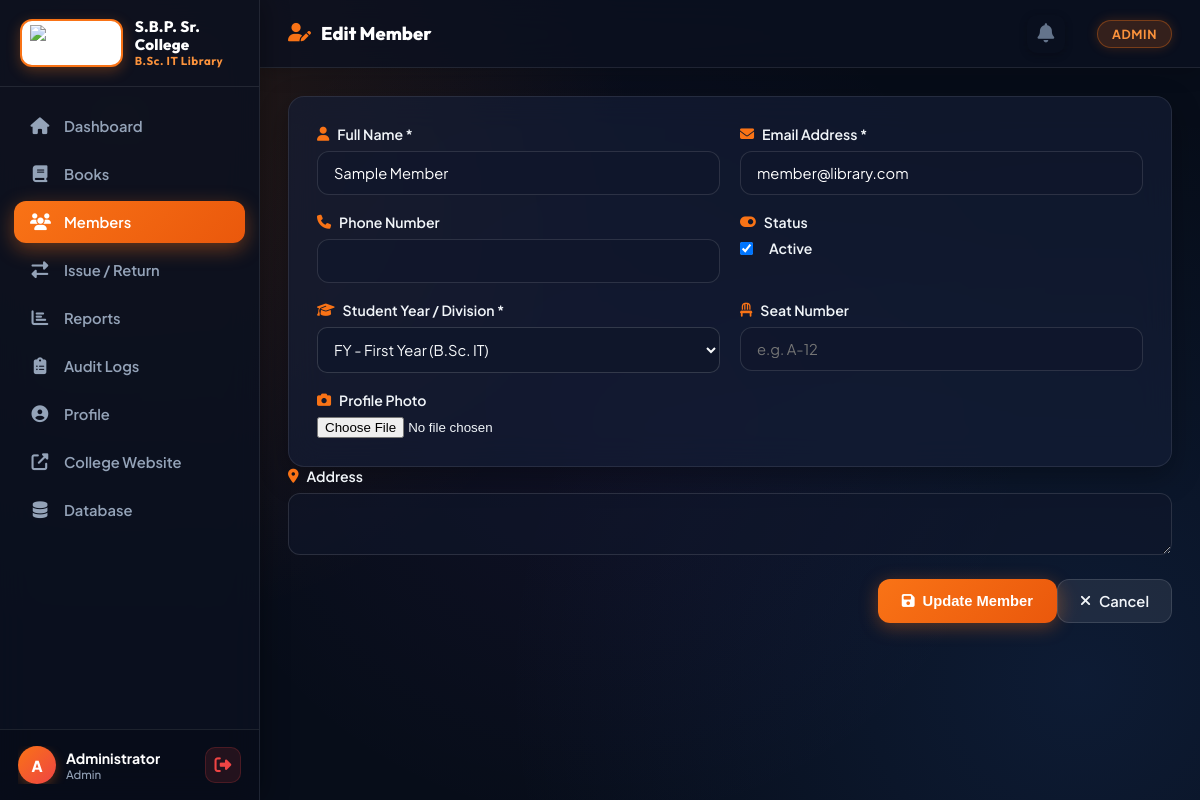
The app's page /members/edit/2 (signed in) with its own data.
### tables this page shows
CREATE TABLE users (
            id INTEGER PRIMARY KEY AUTOINCREMENT,
            name TEXT NOT NULL,
            email TEXT UNIQUE NOT NULL,
            password TEXT NOT NULL,
            role TEXT DEFAULT 'member',
            phone TEXT,
            address TEXT,
            membership_date TEXT DEFAULT CURRENT_DATE,
            is_active INTEGER DEFAULT 1,
            profile_photo TEXT,
            seat_number TEXT
        , year_division TEXT DEFAULT 'FY (First Year B.Sc. IT)');

### app.py (the view, shortened to what this page needs)
@app.route('/members/edit/<int:member_id>', methods=['GET', 'POST'])
@admin_required
def edit_member(member_id):
    conn = get_db()
    member = conn.execute('SELECT * FROM users WHERE id = ? AND role = ?', (member_id, 'member')).fetchone()
    if not member:
        flash('Member not found.', 'danger')
        conn.close()
        return redirect(url_for('members'))
    conn.close()
    return render_template('edit_member.html', member=member)

### app.py (called while the page is built, shortened)
def get_db():
    conn = sqlite3.connect(DATABASE)
    conn.row_factory = sqlite3.Row
    return conn

def admin_required(f):
    @wraps(f)
    def decorated(*args, **kwargs):
        if 'user_id' not in session:
            flash('Please login to continue.', 'warning')
            return redirect(url_for('login'))
        if session.get('role') != 'admin':
            flash('Admin access required.', 'danger')
            return redirect(url_for('dashboard'))
        return f(*args, **kwargs)
    return decorated

@app.context_processor
def inject_notifications():
    if 'user_id' in session:
        conn = get_db()
        today = datetime.today().strftime('%Y-%m-%d')
        notifs = conn.execute("SELECT * FROM notifications WHERE user_id = ? AND is_read = 0 ORDER BY id DESC LIMIT 5", (session['user_id'],)).fetchall()
        unread_count = len(notifs)
        conn.close()
        return dict(notifications=notifs, unread_count=unread_count)
    return dict(notifications=[], unread_count=0)

### templates/edit_member.html (shortened to what this page needs)
{% extends 'base.html' %}
{% block page_title %}<i class="fas fa-user-edit"></i> Edit Member{% endblock %}
{% block content %}
<div class="form-card">
    <form method="POST" class="lms-form" enctype="multipart/form-data">
        <div class="form-row">
            <div class="form-group">
                <label><i class="fas fa-user"></i> Full Name *</label>
                <input type="text" name="name" value="{{ member.name }}" required>
            </div>
            <div class="form-group">
                <label><i class="fas fa-envelope"></i> Email Address *</label>
                <input type="email" name="email" value="{{ member.email }}" required>
            </div>
        </div>
        <div class="form-row">
            <div class="form-group">
                <label><i class="fas fa-phone"></i> Phone Number</label>
                <input type="tel" name="phone" value="{{ member.phone or '' }}">
            </div>
            <div class="form-group">
                <label><i class="fas fa-toggle-on"></i> Status</label>
                <label class="toggle-switch">
                    <input type="checkbox" name="is_active" {% if member.is_active %}checked{% endif %}>
                    <span class="toggle-label">Active</span>
                </label>
            </div>
        </div>
        <div class="form-row">
            <div class="form-group">
                <label><i class="fas fa-graduation-cap"></i> Student Year / Division *</label>
                <select name="year_division" required style="background: rgba(255,255,255,0.05); color: var(--text); padding: 12px; border-radius: 10px; border: 1px solid rgba(255,255,255,0.1); width: 100%;">
                    <option value="FY (First Year B.Sc. IT)" {% if member.year_division == 'FY (First Year B.Sc. IT)' %}selected{% endif %} style="background: #1e293b;">FY - First Year (B.Sc. IT)</option>
                </select>
            </div>
            <div class="form-group">
                <label><i class="fas fa-chair"></i> Seat Number</label>
                <input type="text" name="seat_number" value="{{ member.seat_number or '' }}" placeholder="e.g. A-12">
            </div>
        </div>
            <div class="form-group">
                <label><i class="fas fa-camera"></i> Profile Photo</label>
                <input type="file" name="profile_photo" accept="image/*">
            </div>
        </div>
        <div class="form-group full-width">
            <label><i class="fas fa-map-marker-alt"></i> Address</label>
            <textarea name="address" rows="2">{{ member.address or '' }}</textarea>
        </div>
        <div class="form-buttons">
            <button type="submit" class="btn-primary"><i class="fas fa-save"></i> Update Member</button>
            <a href="{{ url_for('members') }}" class="btn-secondary"><i class="fas fa-times"></i> Cancel</a>
        </div>
</div>
{% endblock %}

### static/css/style.css (style rules this page uses)
:root { --primary: #f97316; --primary-dark: #ea580c; --primary-light: #fb923c; --primary-glow: rgba(249, 115, 22, 0.35); --secondary: #1e293b; --dark: #0b1120; --dark2: rgba(15, 23, 42, 0.75); --card-bg: rgba(20, 30, 55, 0.65); --card-bg-hover: rgba(28, 41, 72, 0.75); --card-border: rgba(255, 255, 255, 0.09); --card-border-glow: rgba(249, 115, 22, 0.3); --text: #f1f5f9; --text-muted: #94a3b8; --sidebar-width: 260px; --header-h: 68px; --success: #10b981; --danger: #ef4444; --warning: #f59e0b; --info: #3b82f6; --radius: 16px; --shadow: 0 12px 32px -8px rgba(0, 0, 0, 0.5), 0 0 20px rgba(249, 115, 22, 0.06); --glass: rgba(15, 23, 42, 0.6); --glass-border: rgba(255, 255, 255, 0.12); --blur: blur(16px); }
*, *::before, *::after { box-sizing: border-box; margin: 0; padding: 0; }
html { scroll-behavior: smooth; }
body { font-family: 'Plus Jakarta Sans', -apple-system, BlinkMacSystemFont, sans-serif; background: radial-gradient(circle at 10% 15%, rgba(249, 115, 22, 0.14) 0%, transparent 40%), radial-gradient(circle at 90% 85%, rgba(59, 130, 246, 0.12) 0%, transparent 45%), radial-gradient(circle at 50% 50%, rgba(168, 85, 247, 0.06) 0%, transparent 60%), #070d19; background-attachment: fixed; color: var(--text); min-height: 100vh; display: flex; overflow-x: hidden; -webkit-font-smoothing: antialiased; }
select { background-color: rgba(15, 23, 42, 0.8) !important; color: #f8fafc !important; border: 1px solid rgba(255, 255, 255, 0.15) !important; border-radius: 12px; padding: 10px 16px; outline: none; font-family: inherit; font-size: 0.92rem; appearance: auto; cursor: pointer; transition: all 0.25s ease; }
select option { background-color: #0f172a !important; color: #f8fafc !important; padding: 12px !important; font-size: 0.92rem !important; }
select option:hover, select option:focus, select option:active, select option:checked { background-color: #ea580c !important; color: #ffffff !important; }
.page-title i { color: var(--primary); }
.card, .form-card, .table-card, .table-container, .book-card { background: var(--card-bg); backdrop-filter: var(--blur); -webkit-backdrop-filter: var(--blur); border: 1px solid var(--card-border); border-radius: var(--radius); box-shadow: 0 10px 30px rgba(0,0,0,0.3); transition: all 0.3s cubic-bezier(0.16, 1, 0.3, 1); }
.form-card { padding: 28px; }
.form-row { display: flex; gap: 20px; margin-bottom: 18px; }
.form-group { flex: 1; display: flex; flex-direction: column; gap: 8px; }
.form-group label { font-size: 0.88rem; font-weight: 600; color: var(--text); display: flex; align-items: center; gap: 8px; }
.form-group label i { color: var(--primary); }
.form-buttons { margin-top: 24px; display: flex; justify-content: flex-end; }
.btn-primary { background: linear-gradient(135deg, var(--primary), var(--primary-dark)); color: #fff; padding: 12px 24px; border-radius: 12px; font-size: 0.92rem; font-weight: 700; border: none; cursor: pointer; text-decoration: none; display: inline-flex; align-items: center; gap: 8px; box-shadow: 0 4px 18px rgba(249, 115, 22, 0.35); transition: all 0.25s cubic-bezier(0.16, 1, 0.3, 1); }
.btn-secondary { background: rgba(255, 255, 255, 0.08); backdrop-filter: blur(10px); color: var(--text); padding: 12px 22px; border-radius: 12px; font-size: 0.92rem; font-weight: 600; border: 1px solid rgba(255, 255, 255, 0.12); cursor: pointer; text-decoration: none; display: inline-flex; align-items: center; gap: 8px; transition: all 0.25s ease; }
.form-control, input[type="text"], input[type="password"], input[type="number"], input[type="email"], input[type="tel"], textarea { width: 100%; background: rgba(15, 23, 42, 0.6); border: 1px solid rgba(255, 255, 255, 0.12); border-radius: 12px; color: #fff; padding: 12px 16px; font-size: 0.92rem; font-family: inherit; outline: none; transition: all 0.25s ease; }
.content-area > * { animation: fadeInUp 0.4s cubic-bezier(0.16, 1, 0.3, 1) forwards; }

### records on screen
users: name "Sample Member", email "member@library.com", is_active "☑", year_division "FY - First Year (B.Sc. IT)"

### other values on screen
{{ session.user_name[0] | upper }} "A"
{{ session.user_name }} "Administrator"
{{ session.role | capitalize }} "Admin"
{{ session.role | capitalize }} "ADMIN"
